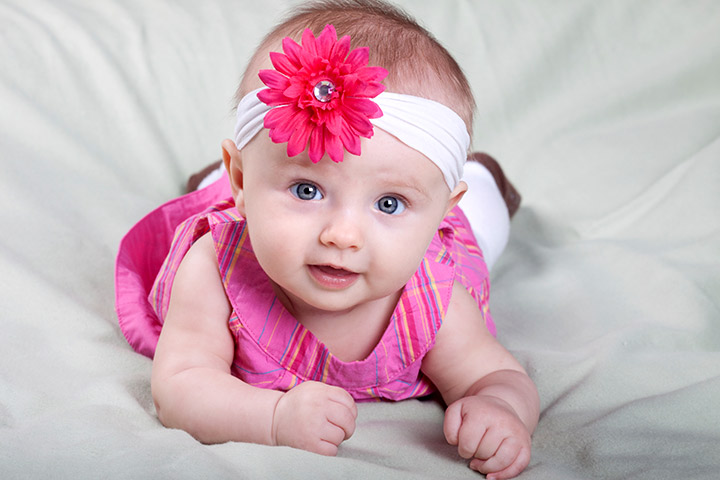
#> input picture data/baby_img.jpg, 720 x 480 px, found by its file name
$ python thresholding.py
#> lines starting #> are read from the running program, lines starting #| are printed output that depends on the picture
import cv2
import numpy as np

#only for TrackBar process
def nothing(x):
    pass

image_org = cv2.imread('baby_img.jpg')
#> image_org is the input picture: shape (480, 720, 3); mean B, G, R 185.5, 177.1, 203.9
image = cv2.cvtColor(image_org,cv2.COLOR_RGB2GRAY)
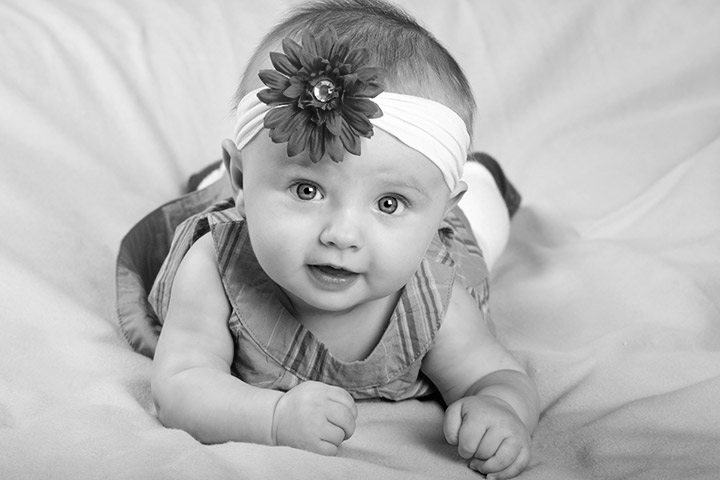
#> image: shape (480, 720); min 0, max 255, mean 182.6

maxval = 255
thresh = 0
type_thresh = 2
cv2.namedWindow("Adjust", cv2.WINDOW_AUTOSIZE);  # Threshold settings window
cv2.createTrackbar("Thresh", "Adjust", thresh, 200, nothing);
#> slider 'Thresh' is set to 66
cv2.createTrackbar("Max", "Adjust", maxval, 255, nothing);

# Threshold methods correspond integer numbers in OpenCV Library,(binary threshold,otsu threshold etc)
# And threshold methods summable with each other like; cv2.BINARY_THRESH + cv2.OTSU_THRESH or 1 + 4
cv2.createTrackbar("Type", "Adjust", type_thresh, 4, nothing);

Threshold = np.zeros(image.shape, np.uint8)

# Infinite loop until we hit the escape key on keyboard
while 1:
    thresh = cv2.getTrackbarPos('Thresh', 'Adjust')
    maxval = cv2.getTrackbarPos('Max', 'Adjust')
    type_thresh = cv2.getTrackbarPos('Type', 'Adjust')
    retval, Threshold = cv2.threshold(image, thresh, maxval, type_thresh)
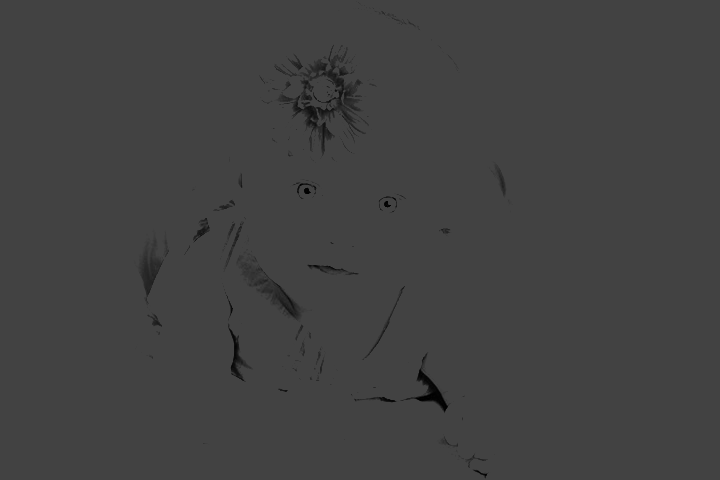
#> Threshold: shape (480, 720); min 0, max 66, mean 65.4
#> retval = 66
    # display images
    cv2.imshow('Adjust', Threshold)
    cv2.imshow('Original', image_org)
    k = cv2.waitKey(1) & 0xFF
#> (key Esc is pressed here)
    if k == 27:  # hit escape to quit
        break

cv2.destroyAllWindows()
